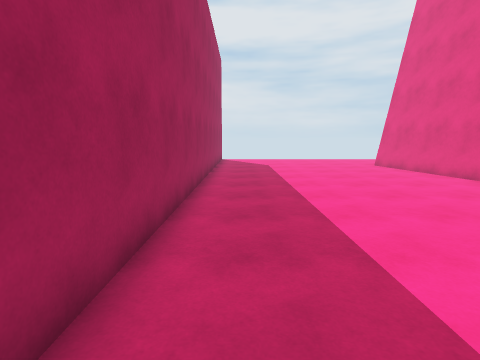
View 1 (above)

19 first-person views from a walk through a Unity game level. The camera is 1.5 m above the floor, tilts 8° down and sees 80° across. The floor is counted in squares, 1 m on a side. Each view is taken from the middle of a square. On the plan, view 1 faces up. The plan holds only what a view shows up to about 14 squares ahead; the rest is blank. The place goes on beyond the plan.

View 2
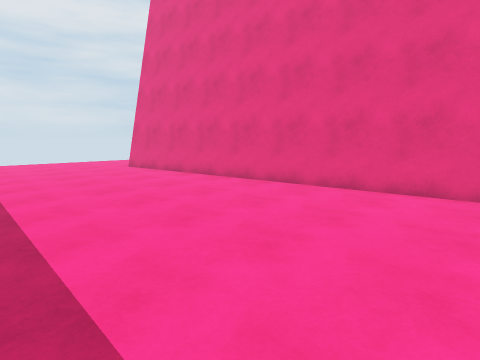

View 3
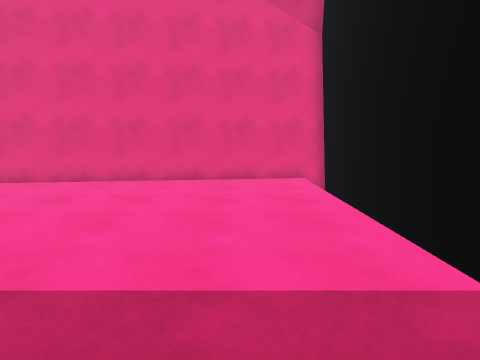

View 4
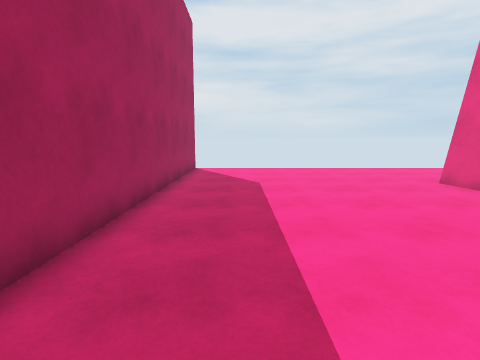

View 5
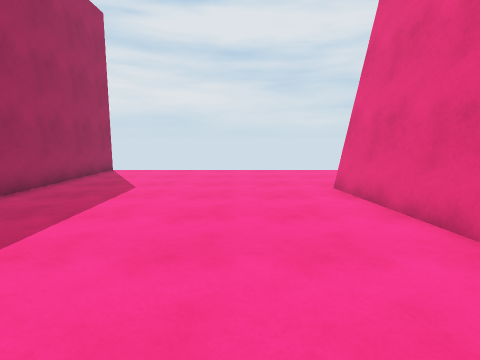

View 6
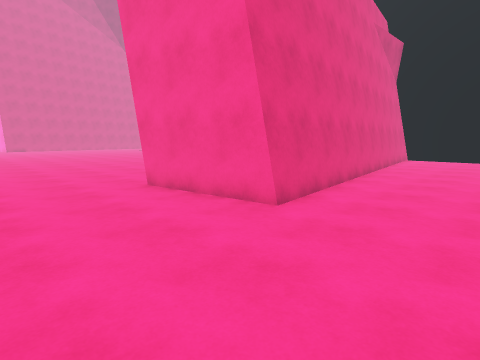

View 7
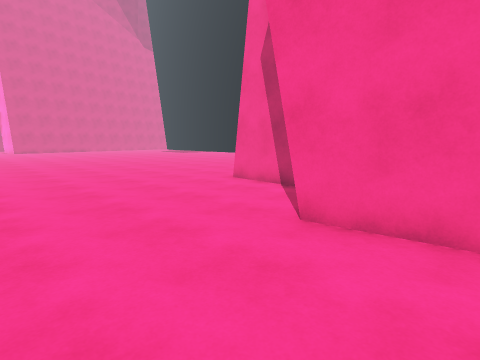

View 8
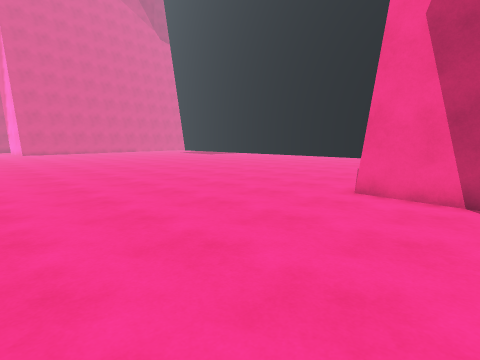

View 9
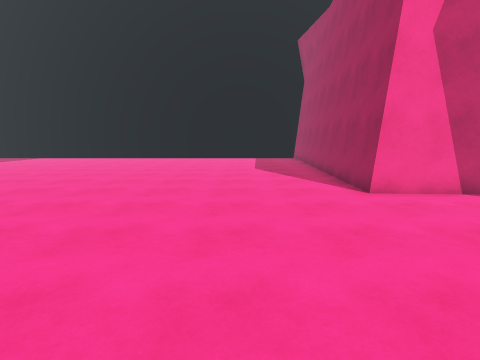

View 10
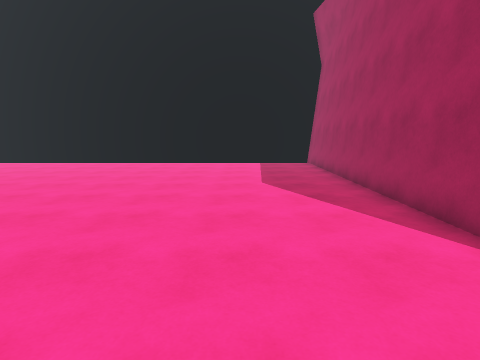

View 11
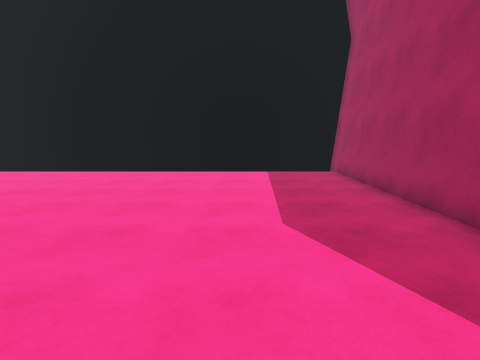

View 12
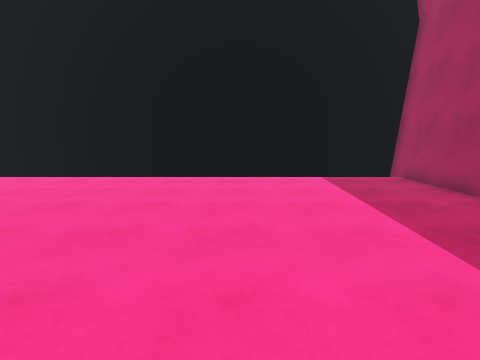

View 13
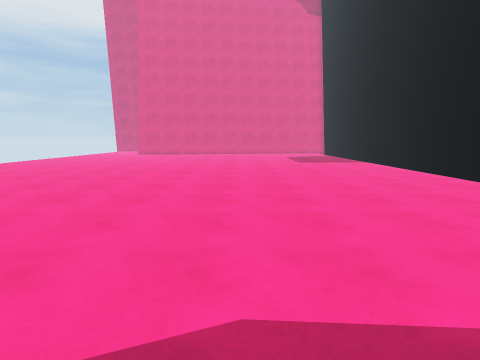

View 14
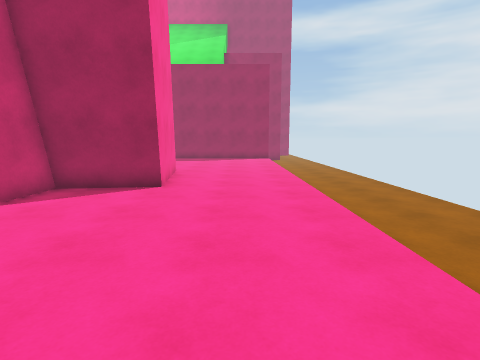

View 15
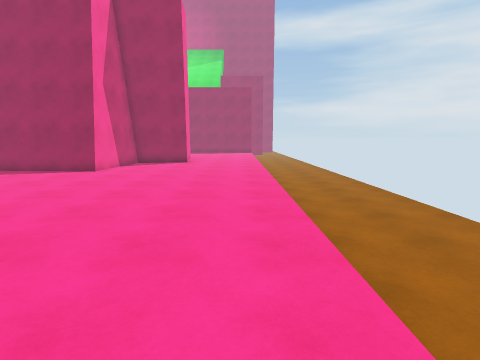

View 16
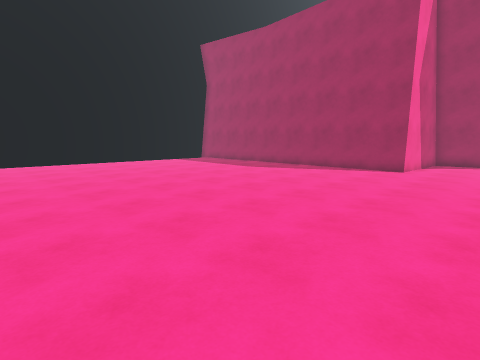

View 17
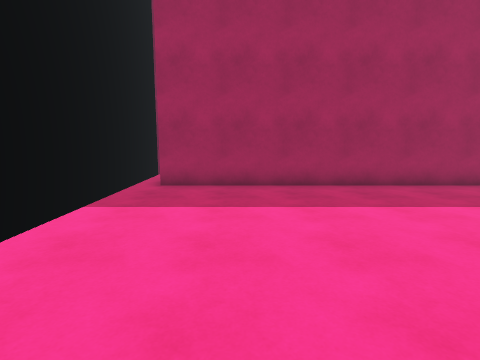

View 18
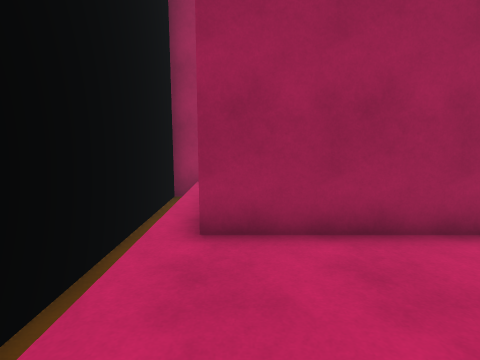

View 19
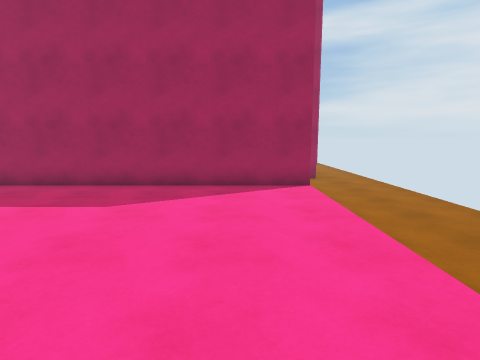

### Floor plan
Key: @ floor where view 1 was taken; # wall or solid block; . floor; v drop or lower ground.
Columns run from 7 left of view 1 to 33 right of it. Each row starts with its distance up from view 1.
 23   vvvvvvvvvv    vvvvvvvvvvvvvvvvvvvvvv
 22      #................................
 21      #................................ .
 20      #.................................
 19      #.................................
 18      #...................................
 17      #.........######....................
 16      #.........##   #....................
 15      #.........##   #....................
 14      #..........#   ######...............
 13      #..........#        #...............
 12      #..........#        #...............
 11      #..........#        #...............
 10      #..........#        #...............
  9      #..........#        #...............
  8      #..........##       #...............
  7      #...........#       #...............
  6      #...........#       #...............
  5      #...........#      ##...............
  4      #...........#      #................
  3      #...........#      #................
  2      #...........#      #................
  1      #...........#      #................
  0      #.@.........##     #................
 -1  .................#     #................
 -2 ###################     #################

Positions as (right, up) in squares from view 1, and headings:
1: (0, 0), facing up
2: (1, 1), facing up-right
3: (-1, 1), facing right
4: (1, 7), facing up
5: (5, 8), facing up
6: (4, 22), facing down-right
7: (10, 22), facing down-right
8: (15, 22), facing down-right
9: (22, 22), facing down
10: (22, 17), facing down
11: (22, 12), facing down
12: (24, 10), facing down
13: (19, 7), facing right
14: (22, 20), facing left
15: (32, 21), facing left
16: (33, 18), facing down-left
17: (8, 2), facing left
18: (3, 0), facing left
19: (8, 20), facing left
